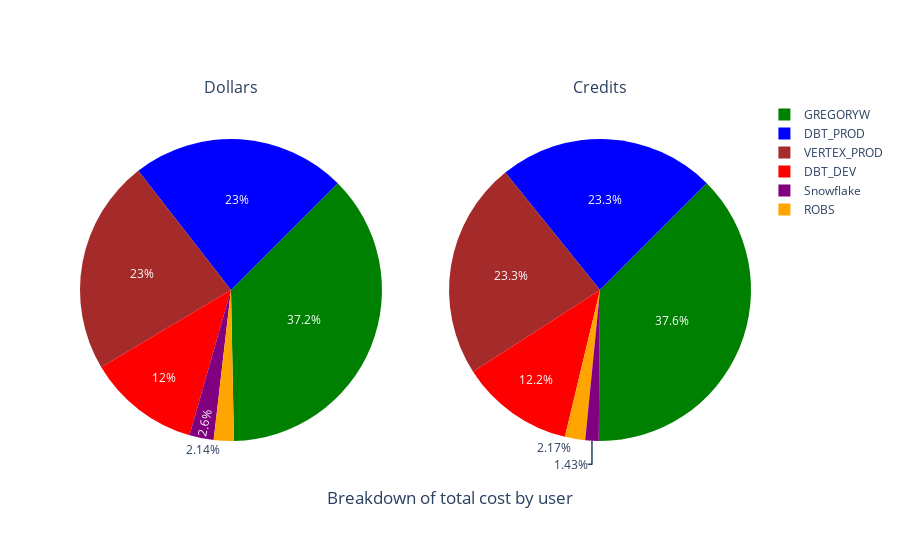

Notebook source saved alongside this figure:
### Code cell
fig = make_subplots(
    rows=1, cols=2,
    specs=[[{"type": "pie"},{"type": "pie"}]],
    subplot_titles=("Dollars", "Credits")
)

fig.add_trace(go.Pie(labels=df_by_user['user_name'].tolist(), values=df_by_user['dollars'].tolist(),name="Dollars", rotation=45,marker_colors=color_scheme),row=1,col=1)
fig.add_trace(go.Pie(labels=df_by_user['user_name'].tolist(), values=df_by_user['credits'].tolist(),name='Credits', rotation=45,marker_colors=color_scheme),row=1,col=2)

fig.update_layout(
    title={
        'text': "Breakdown of total cost by user",
        'y':0.1,
        'x':0.5,
        'xanchor': 'center',
        'yanchor': 'bottom'})
fig.show()

### Figure 1 — Plotly figure (JSON) as saved in the notebook; plotly's stock layout.template omitted (floating-point values rounded to 4 significant figures)
{"data": [{"domain": {"x": [0, 0.45], "y": [0, 1]}, "labels": ["DBT_DEV", "DBT_PROD", "GREGORYW", "ROBS", "Snowflake", "VERTEX_PROD"], "marker": {"colors": ["red", "blue", "green", "orange", "purple", "brown", "pink", "gray", "olive", "cyan", "darkviolet", "goldenrod", "darkgreen", "chocolate", "lawngreen"]}, "name": "Dollars", "rotation": 45, "type": "pie", "values": [781.7, 1497.0, 2418.0, 139.3, 169, 1497.0]}, {"domain": {"x": [0.55, 1], "y": [0, 1]}, "labels": ["DBT_DEV", "DBT_PROD", "GREGORYW", "ROBS", "Snowflake", "VERTEX_PROD"], "marker": {"colors": ["red", "blue", "green", "orange", "purple", "brown", "pink", "gray", "olive", "cyan", "darkviolet", "goldenrod", "darkgreen", "chocolate", "lawngreen"]}, "name": "Credits", "rotation": 45, "type": "pie", "values": [390.9, 748.5, 1209.0, 69.72, 46, 748.5]}], "layout": {"annotations": [{"font": {"size": 16}, "showarrow": false, "text": "Dollars", "x": 0.225, "xanchor": "center", "xref": "paper", "y": 1, "yanchor": "bottom", "yref": "paper"}, {"font": {"size": 16}, "showarrow": false, "text": "Credits", "x": 0.775, "xanchor": "center", "xref": "paper", "y": 1, "yanchor": "bottom", "yref": "paper"}], "title": {"text": "Breakdown of total cost by user", "x": 0.5, "xanchor": "center", "y": 0.1, "yanchor": "bottom"}}}
